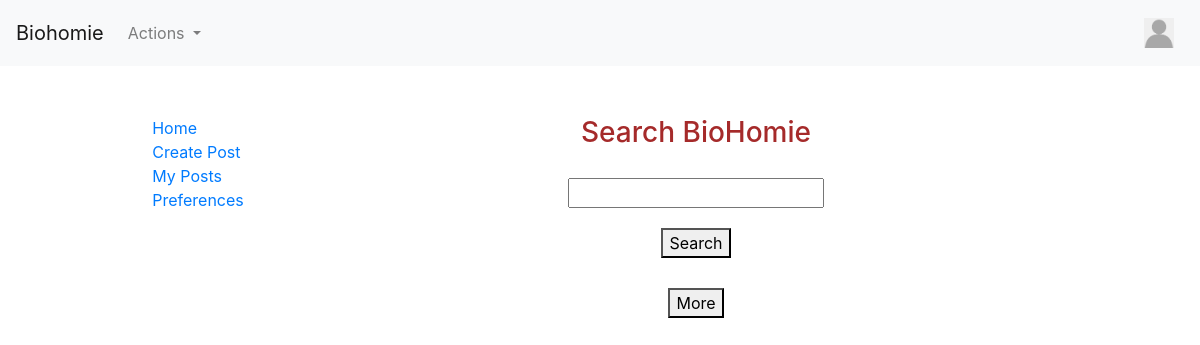
Page /dashboard/index.php (signed in) on the earlier database version.
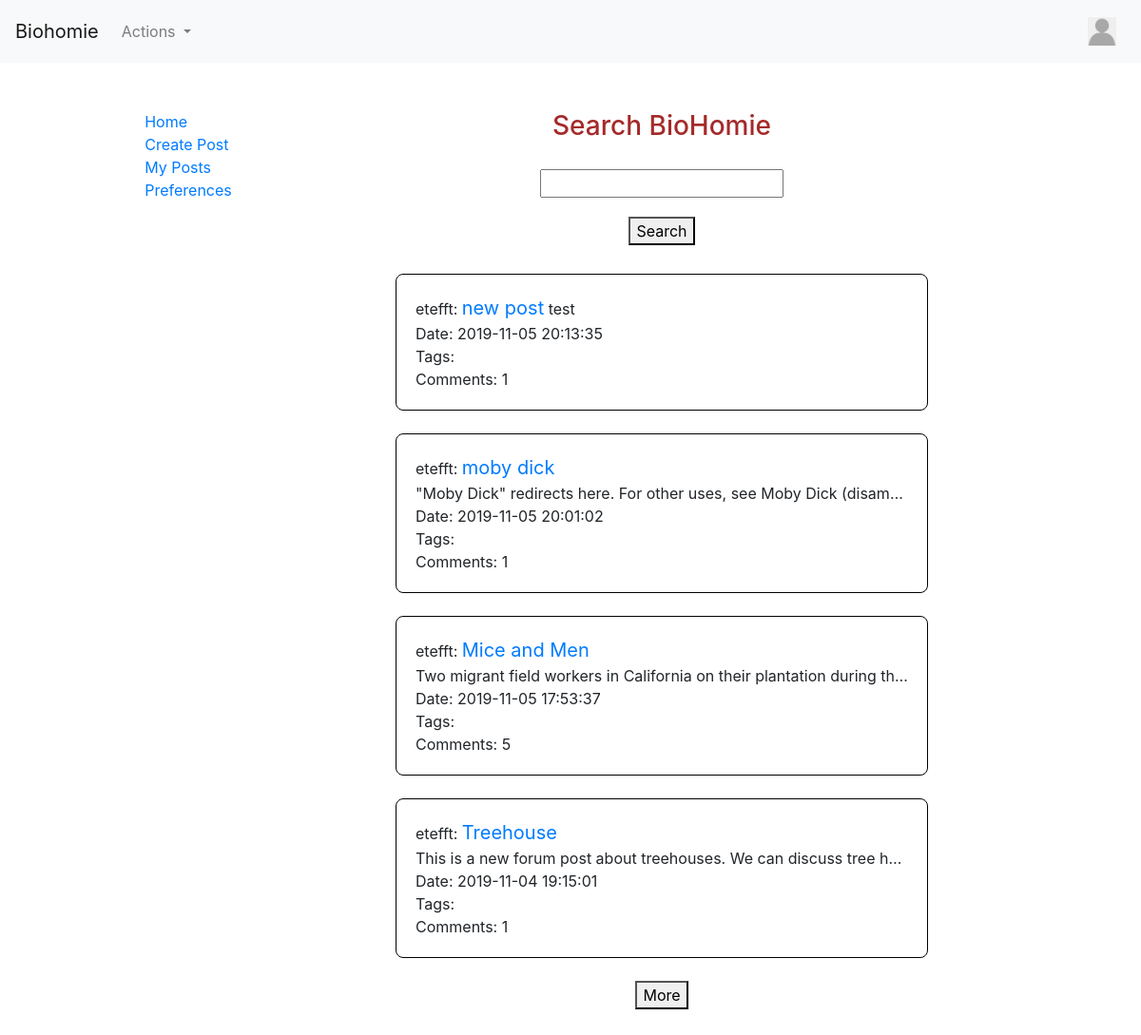
Same page on the later database version.
### tables this page shows
CREATE TABLE IF NOT EXISTS `discussion` (
  `discussion_ID` int(10) UNSIGNED NOT NULL AUTO_INCREMENT,
  `user_ID` int(11) NOT NULL,
  `subject` varchar(100) NOT NULL,
  `post` mediumtext NOT NULL,
  `comment_ID` int(11) DEFAULT NULL,
  `timestamp` timestamp NOT NULL DEFAULT CURRENT_TIMESTAMP,
  PRIMARY KEY (`discussion_ID`)
);

CREATE TABLE IF NOT EXISTS `user` (
  `user_ID` int(10) UNSIGNED NOT NULL AUTO_INCREMENT,
  `username` varchar(50) NOT NULL,
  `email` varchar(100) NOT NULL,
  `password` varchar(60) NOT NULL,
  `user_confirmed` varchar(10) NOT NULL,
  `user_level` int(10) UNSIGNED NOT NULL,
  `date_created` timestamp NOT NULL DEFAULT CURRENT_TIMESTAMP,
  PRIMARY KEY (`user_ID`),
  UNIQUE KEY `username` (`username`,`email`)
);

### src/classes.php (the view, shortened to what this page needs)
<?php
class SQL
{
    public $type;
    public $table;
    public $valueType;
    public $columns;
    public $values;
    public $list;
    public function __construct($type, $table, $valueType, $columns, $values, $list)
    {
        $this->type = $type;
        $this->table = $table;
        $this->valueType = $valueType;
        $this->columns = $columns;
        $this->values = $values;
        $this->list = $list;
    }
    public function checker()
    {
        return $this->sqlStatement($this->type, $this->table, $this->valueType, $this->columns, $this->values, $this->list);
    }
    public function sqlStatement($type, $table, $valueType, $columns, $values, $list)
    {
        require('db/dbconnect.php');
        switch ($type) {
            case 7:
                $b = $values[1];
                $discussion_ID = $values[2];
                $query = "SELECT $columns FROM $table JOIN user ON discussion.user_ID = user.user_ID". ($discussion_ID ? " WHERE discussion.discussion_ID = $discussion_ID ": '') ." ORDER BY timestamp DESC LIMIT $b";
                $stmt = $conn->prepare($query);
                $stmt->execute();
                $stmt->bind_result($dbdiscussion_ID, $dbuser_ID, $dbusername, $dbsubject, $dbpost, $dbcomment_ID, $dbtimestamp, $dbimgURL);
                echo "<div id='forum-whole'>";
                include('../includes/search.php');
                $i = 0;
                while ($stmt->fetch()) {
                    $i++;
                    echo "<div class='forum-posts' id='post-$i'>$dbusername: <a href='". APP_ROOT . '/dashboard/?post='. $dbdiscussion_ID . "' class='forum-subject'>$dbsubject</a> <span class='forum-body'>$dbpost</span> <br>Date: $dbtimestamp <br><span>Tags: ";
                    $tags_used = "";
                    echo rtrim($tags_used, ', ') . "</span>";
                    $commentsNum = new Posting();
                    $commentsNum->getCommentsCount($dbdiscussion_ID);
                    echo "<div class='images-post gallery'>";
                    echo "</div></div><br>";
              }
              break;
              case 21:
                $query4 = "SELECT COUNT($columns) FROM $table WHERE discussion_ID = ?";
                $conn4 = new mysqli($servernameMain, $dbusernameMain, $passwordMain, $dbnameMain);
                $stmt4 = $conn4->prepare($query4);
                $stmt4->bind_param($valueType, $values);
                $stmt4->execute();
                $stmt4->bind_result($dbcomments_count);
                echo  "<br><span class='forum-body'>Comments: $dbcomments_count</span>";
              break;
        }
    }
}
class Posting
{
    public function getCommentsCount($discussion_ID)
    {
        $comments = new SQL(21, "comment", "i", "discussion_ID", $discussion_ID, false);
        $comments->checker();
    }
    public function getPublicPosts($a, $b, $discussion_ID)
    {
        $limits = [$a, $b, $discussion_ID];
        $columns = 'discussion.discussion_ID, discussion.user_ID, user.username, discussion.subject, discussion.post, discussion.comment_ID, discussion.timestamp, discussion.images';
        $getPost = new SQL(7, 'discussion', '', $columns, $limits, false);
        $getPost->checker();
    }
}

### includes/header.php (shortened to what this page needs)
   <!DOCTYPE html>
   <html lang="en">
   <head>
       <link rel="stylesheet" href="https://stackpath.bootstrapcdn.com/bootstrap/4.3.1/css/bootstrap.min.css"
>
       <link rel="stylesheet" href="<?php echo APP_ROOT . '/style/magnific-popup.css'?>">
       <link rel="stylesheet" href="<?php echo APP_ROOT . '/style/main.css' ?>">
   </head>
   <body>
       <?php
require((isset($_SESSION["level"]) ? "nav-logged.php" : "nav.php"));
?>

### includes/nav-logged.php (shortened to what this page needs)
<nav class="navbar navbar-expand-lg navbar-light bg-light">
  <a class="navbar-brand" href="#">Biohomie</a>
  <div class="collapse navbar-collapse" id="navbarSupportedContent">
    <ul class="navbar-nav mr-auto">
      <li class="nav-item dropdown">
        <a class="nav-link dropdown-toggle" href="#" id="navbarDropdown" role="button" data-toggle="dropdown"
          aria-haspopup="true" aria-expanded="false">
          Actions
        </a>
      </li>
    </ul>
    <img id="profile-picture" src="<?php echo (isset($_SESSION["profile-picture"])? $_SESSION["profile-picture"]: "../images/TempProfile.jpg"); ?>" alt="">
  </div>
</nav>

### dashboard/index.php (shortened to what this page needs)
<?php
    require("../includes/header.php");
?>
<section id="user-main">
    <?php require("dashboard-nav.php");
    if (isset($_GET['dash'])) {
        switch ($_GET['dash']) {
            case 'forum':
                require("forum.php");
                break;
            case 'post':
                require('create-post.php');
                break;
            case 'my-posts':
                require('my-posts.php');
                break;
            case 'preferences':
                require('preferences.php');
                break;
            case 'post-success':
                $post = true;
                require('my-posts.php');
            break;
            case 'post-failure':
                $post = false;
                require('create-post.php');
            break;
            case 'searched':
                require('searched.php');
            break;
            default:
                require("forum.php");
                break;
        }
    } elseif (isset($_GET['post'])) {
        require('post.php');
    } else {
        require("forum.php");
    }
    ?>
</section>
<?php
require("../includes/footer.php");
?>

### dashboard/dashboard-nav.php
<div id="dashboard-nav">
    <ul>
        <a href="<?php echo APP_ROOT . '/dashboard/index.php?dash=forum' ?>"><li>Home</li></a>
        <a href="<?php echo APP_ROOT . '/dashboard/index.php?dash=post' ?>"><li>Create Post</li></a>
        <a href="<?php echo APP_ROOT . '/dashboard/index.php?dash=my-posts' ?>"><li>My Posts</li></a>
        <a href="<?php echo APP_ROOT . '/dashboard/index.php?dash=preferences' ?>"><li>Preferences</li></a>
    </ul>
</div>

### includes/search.php (shortened to what this page needs)
<div id="search">
  <form action="<?php echo htmlspecialchars("index.php");?>" method="get">
    <h3>Search BioHomie</h3>
    <input type="text" name="search-forum" id="">
    <button type="submit">Search</button>
</form>
  </div>

### dashboard/forum.php (shortened to what this page needs)
<?php
$amount_posts = '';
if (isset($_GET['amount'])) {
    if ($_GET['amount'] > 1000) {
        $amount_posts = 2000;
    } else {
        $amount_posts = 20 + $_GET['amount'];
    }
} else {
    $amount_posts = 20;
}
$retrievePosts = new Posting();
$retrievePosts->getPublicPosts(0, $amount_posts, false);
?>
<div id="forum-main" class="dash-left">
<div class="post">
<form id="more-button" action="index.php#post-<?php echo $amount_posts;?>" method="get">
    <button id="more-posts" type="submit">More</button>
</form>
</div>
</div>
</div>

### includes/footer.php (shortened to what this page needs)
</body>
</html>

### style/main.css (style rules this page uses)
h3, h4 { color: brown; }
#profile-picture { height: 30px; margin: 10px; }
form { display: flex; flex-direction: column; align-items: center; }
form input, form a { margin: 20px; }
#search { margin-bottom: 30px; }
#user-main { display: flex; margin-top: 50px; }
#user-main ul { list-style-type: none; }
#dashboard-nav { width: 33%; display: flex; justify-content: center; }
.dash-left { width: 100%; display: flex; justify-content: center; margin: 0 0 50px; }
.forum-posts, .forum-posts-comments { border: 1px solid black; padding: 20px; margin: 0 20px; border-radius: 8px; overflow: hidden; text-overflow: ellipsis; }
.forum-subject { font-size: 20px; }
#forum-whole { width: 50%; }
.forum-body { white-space: nowrap; overflow: hidden; text-overflow: ellipsis; max-width: 100px; }
*, *::before, *::after { box-sizing: border-box; }
ul, li { margin: 0; padding: 0; }

Differences in the rows shown:
added discussion: user_ID.username "etefft", subject "new post", post "test", timestamp "2019-11-05 20:13:35", dbcomments_count "1"
added discussion: user_ID.username "etefft", subject "moby dick", post "\"Moby Dick\" redirects here. For other uses, see Moby Dick (disam…", timestamp "2019-11-05 20:01:02", dbcomments_count "1"
added discussion: user_ID.username "etefft", subject "Mice and Men", post "Two migrant field workers in California on their plantation during th…", timestamp "2019-11-05 17:53:37", dbcomments_count "5"
added discussion: user_ID.username "etefft", subject "Treehouse", post "This is a new forum post about treehouses. We can discuss tree h…", timestamp "2019-11-04 19:15:01", dbcomments_count "1"
